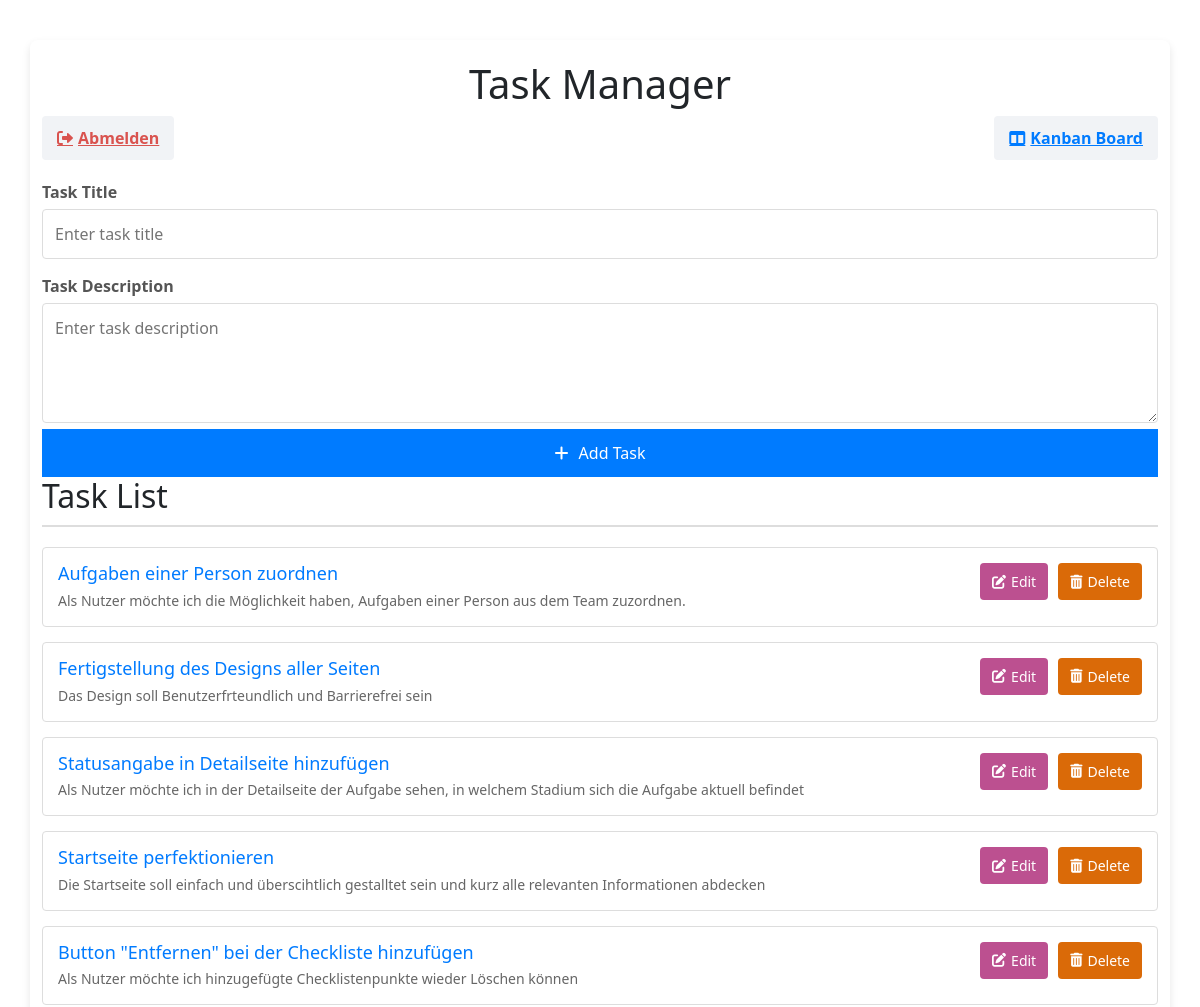
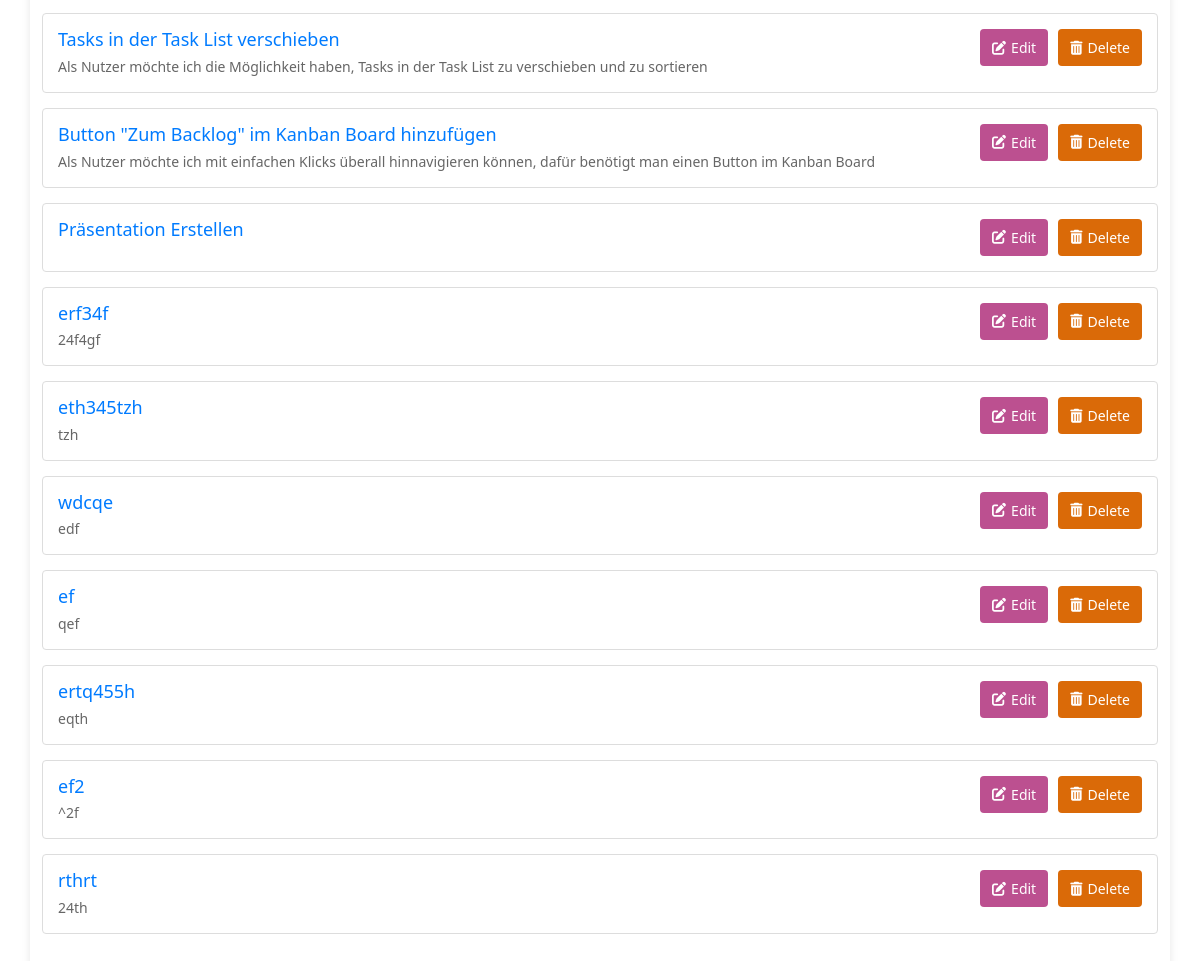
The page /task_manager/ on the database its author committed (2 pictures, top to bottom).
### tables this page shows
CREATE TABLE tasks (
        id INTEGER PRIMARY KEY AUTOINCREMENT,
        title TEXT NOT NULL,
        description TEXT,
        status TEXT NOT NULL CHECK (status IN ('To Do', 'In Progress', 'In QA', 'Done'))
        , created_by TEXT);

### Task_Manager.py (the view)
@task_manager.route('/')
def Task_Manager():
    conn = get_db_connection()
    tasks = conn.execute('SELECT * FROM tasks').fetchall()
    conn.close()
    return render_template('task_manager.html', tasks=tasks)

### Task_Manager.py (called while the page is built)
def get_db_connection():
    conn = sqlite3.connect('nutzer.db')
    conn.row_factory = sqlite3.Row  # Ergebnisse als Dictionary-ähnliche Objekte zurückgeben
    return conn

### app.py (called while the page is built)
@app.context_processor
def inject_is_admin():
    return {'is_admin': session.get('role') == 'Admin'}

### templates/Task_Manager.html (shortened to what this page needs)
<!DOCTYPE html>
<html lang="en">
<head>
    <link rel="stylesheet" href="/static/task_manager.css">
    <link rel="stylesheet" href="https://cdnjs.cloudflare.com/ajax/libs/font-awesome/6.0.0-beta3/css/all.min.css">
<link rel="stylesheet" href="https://cdnjs.cloudflare.com/ajax/libs/bootstrap/5.3.0/css/bootstrap.min.css">
</head>
<body>
    <div class="container">
        <h1>Task Manager</h1>
        <div class="nav-links">
            <a href="/abmelden" class="btn-link logout"><i class="fas fa-sign-out-alt"></i> Abmelden</a>
            <a href="/kanban_board" class="btn-link"><i class="fas fa-columns"></i> Kanban Board</a>
        </div>
        <form action="/task_manager/add_task" method="POST" class="task-form">
            <label for="title">Task Title</label>
            <input type="text" id="title" name="title" placeholder="Enter task title" required>
            <label for="description">Task Description</label>
            <textarea id="description" name="description" placeholder="Enter task description"></textarea>
            <button type="submit"><i class="fas fa-plus"></i> Add Task</button>
        </form>
        <h2>Task List</h2>
        <ul class="task-list">
            {% for task in tasks %}
                <li>
                    <div class="task-details">
                        <h3>{{ task['title'] }}</h3>
                        <p>{{ task['description'] }}</p>
                    </div>
                    <div class="actions">
                        <a href="/task_manager/edit_task/{{ task['id'] }}" class="edit-btn"><i class="fas fa-edit"></i> Edit</a>
                        <form action="/task_manager/delete_task/{{ task['id'] }}" method="POST">
                            <button type="submit" class="delete-btn"><i class="fas fa-trash-alt"></i> Delete</button>
                        </form>
                    </div>
                </li>
            {% endfor %}
        </ul>
    </div>
</body>
</html>

### static/Task_Manager.css (style rules this page uses)
body { font-family: 'Arial', sans-serif; font-size: 18px; background-color: #f5f5f5; color: #333; margin: 0; padding: 0; }
.container { max-width: 600px; margin: 40px auto; background: #ffffff; padding: 20px; border-radius: 8px; box-shadow: 0 4px 8px rgba(0, 0, 0, 0.1); }
h1 { text-align: center; color: #007bff; margin-bottom: 20px; }
.nav-links { display: flex; justify-content: center; justify-content: space-between; gap: 100px; margin-bottom: 20px; }
.btn-link { text-decoration: none; font-weight: bold; color: #007bff; background: #f1f3f6; padding: 10px 15px; border-radius: 4px; display: flex; align-items: center; gap: 5px; transition: background-color 0.2s ease; }
.logout { color: #d9534f; }
.task-form label { display: block; margin: 15px 0 5px; font-weight: bold; color: #555; }
input, textarea { width: 100%; padding: 12px; margin-bottom: 15px; font-size: 16px; border: 1px solid #ddd; border-radius: 4px; box-sizing: border-box; }
textarea { height: 120px; resize: vertical; }
button { width: 100%; padding: 12px; font-size: 16px; color: white; background: #007bff; border: none; border-radius: 4px; cursor: pointer; display: flex; justify-content: center; align-items: center; gap: 10px; transition: background-color 0.3s ease; }
h2 { margin-top: 30px; font-size: 22px; border-bottom: 2px solid #ddd; padding-bottom: 10px; color: #333; }
.task-list { list-style: none; padding: 0; margin: 20px 0; }
.task-list li { display: flex; justify-content: space-between; align-items: flex-start; padding: 15px; border: 1px solid #ddd; border-radius: 4px; margin-bottom: 15px; background: #ffffff; transition: transform 0.2s ease; }
.task-details h3 { margin: 0 0 5px; font-size: 18px; color: #007bff; }
.task-details p { margin: 0; font-size: 14px; color: #666; }
.actions { display: flex; gap: 10px; }
.actions a, .actions button { text-decoration: none; font-size: 14px; color: white; border: none; border-radius: 4px; padding: 8px 12px; cursor: pointer; display: flex; align-items: center; gap: 5px; }
.edit-btn { background: #bc5090; }
.delete-btn { background: rgb(218, 106, 8); }

### rows shown on the page
tasks: title "Aufgaben einer Person zuordnen", description "Als Nutzer möchte ich die Möglichkeit haben, Aufgaben einer Person aus dem Team zuzordnen."
tasks: title "Fertigstellung des Designs aller Seiten", description "Das Design soll Benutzerfrteundlich und Barrierefrei sein"
tasks: title "Statusangabe in Detailseite hinzufügen", description "Als Nutzer möchte ich in der Detailseite der Aufgabe sehen, in welchem Stadium sich die Aufgabe aktuell befindet"
tasks: title "Startseite perfektionieren", description "Die Startseite soll einfach und überscihtlich gestalltet sein und kurz alle relevanten Informationen abdecken"
tasks: title "Button \"Entfernen\" bei der Checkliste hinzufügen", description "Als Nutzer möchte ich hinzugefügte Checklistenpunkte wieder Löschen können"
tasks: title "Tasks in der Task List verschieben", description "Als Nutzer möchte ich die Möglichkeit haben, Tasks in der Task List zu verschieben und zu sortieren"
tasks: title "Button \"Zum Backlog\" im Kanban Board hinzufügen", description "Als Nutzer möchte ich mit einfachen Klicks überall hinnavigieren können, dafür benötigt man einen Button im Kanban Board"
tasks: title "Präsentation Erstellen"
tasks: title "erf34f", description "24f4gf"
tasks: title "eth345tzh", description "tzh"
tasks: title "wdcqe", description "edf"
tasks: title "ef", description "qef"
tasks: title "ertq455h", description "eqth"
tasks: title "ef2", description "^2f"
tasks: title "rthrt", description "24th"
